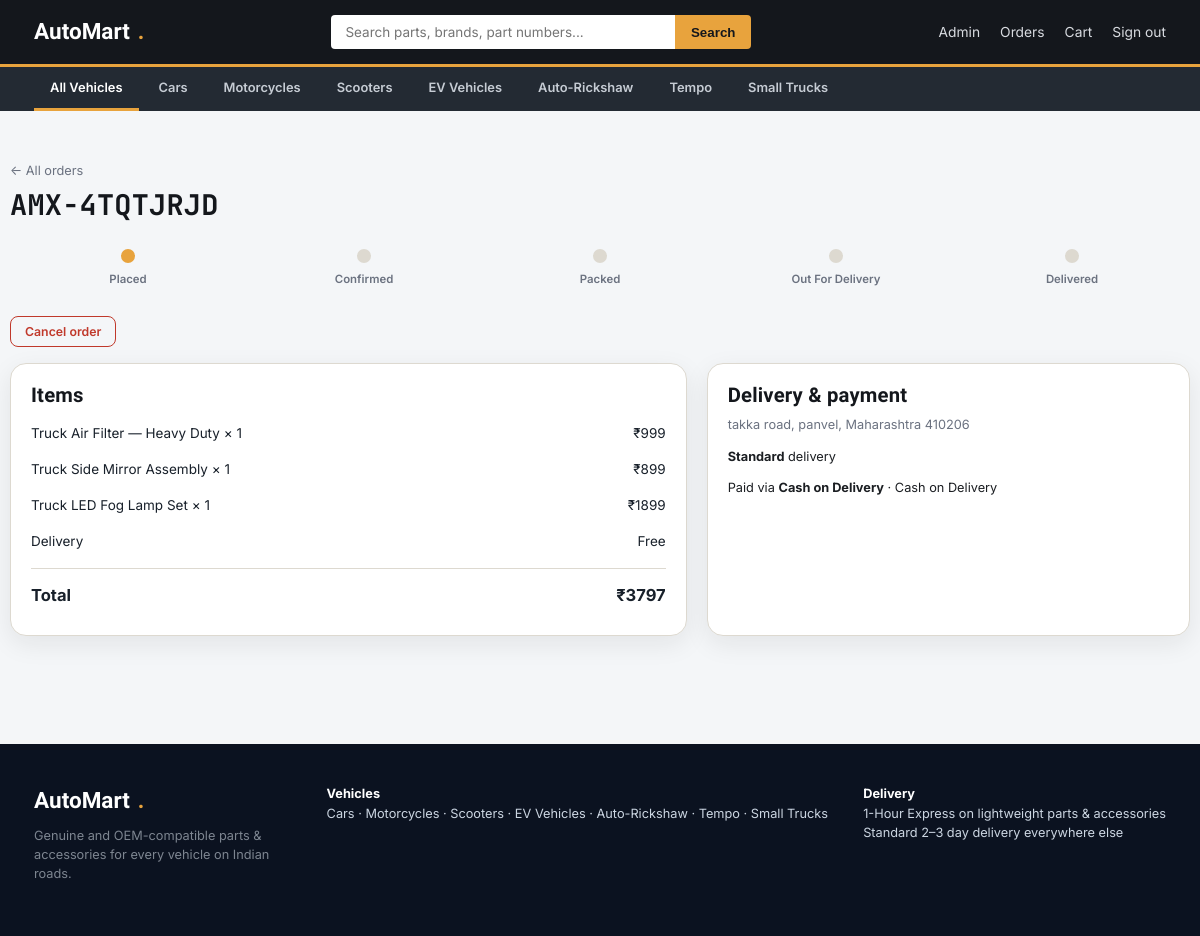
Page /account/orders/AMX-4TQTJRJD (signed in) on the committed database.
### models.py (models this page shows, shortened)
class Order(db.Model):
    __tablename__ = "orders"
    id = db.Column(db.Integer, primary_key=True)
    order_number = db.Column(db.String(20), unique=True, nullable=False, default=lambda: gen_code("AMX"))
    user_id = db.Column(db.Integer, db.ForeignKey("users.id"), nullable=False)
    order_type = db.Column(db.String(10), default="b2c")  # b2c | b2b — snapshot of buyer's account type
    status = db.Column(db.String(20), default="placed")
    delivery_type = db.Column(db.String(20), default="standard")  # express | standard
    delivery_address = db.Column(db.String(400))
    po_number = db.Column(db.String(60))  # optional purchase-order reference for business buyers
    subtotal = db.Column(db.Integer, default=0)
    delivery_fee = db.Column(db.Integer, default=0)
    discount = db.Column(db.Integer, default=0)
    total = db.Column(db.Integer, default=0)
    is_credit_order = db.Column(db.Boolean, default=False)
    credit_due_date = db.Column(db.DateTime)
    credit_settled = db.Column(db.Boolean, default=False)
    created_at = db.Column(db.DateTime, default=datetime.utcnow)
    updated_at = db.Column(db.DateTime, default=datetime.utcnow, onupdate=datetime.utcnow)
    items = db.relationship("OrderItem", backref="order", lazy="dynamic", cascade="all, delete-orphan")
    payment = db.relationship("Payment", backref="order", uselist=False, cascade="all, delete-orphan")

class OrderItem(db.Model):
    __tablename__ = "order_items"
    id = db.Column(db.Integer, primary_key=True)
    order_id = db.Column(db.Integer, db.ForeignKey("orders.id"), nullable=False)
    product_id = db.Column(db.Integer, db.ForeignKey("products.id"), nullable=False)
    product_name = db.Column(db.String(200))  # snapshot, survives product edits/deletes
    quantity = db.Column(db.Integer, default=1)
    unit_price = db.Column(db.Integer, default=0)
    @property
    def line_total(self):
        return self.unit_price * self.quantity

class Payment(db.Model):
    __tablename__ = "payments"
    id = db.Column(db.Integer, primary_key=True)
    order_id = db.Column(db.Integer, db.ForeignKey("orders.id"), nullable=False)
    method = db.Column(db.String(20), nullable=False)  # upi | card | credit_card | emi | cod
    status = db.Column(db.String(20), default="pending")  # pending | success | failed
    transaction_id = db.Column(db.String(40))
    emi_tenure_months = db.Column(db.Integer)
    emi_monthly_amount = db.Column(db.Integer)
    emi_total_payable = db.Column(db.Integer)
    instrument_label = db.Column(db.String(80))  # e.g. "UPI: name@bank" or "Card ending 4242"
    created_at = db.Column(db.DateTime, default=datetime.utcnow)
    @property
    def method_label(self):
        return dict(PAYMENT_METHODS).get(self.method, self.method)

### blueprints/storefront.py (the view)
@bp.route("/account/orders/<order_number>")
@login_required
def order_detail(order_number):
    order = Order.query.filter_by(order_number=order_number, user_id=current_user.id).first_or_404()
    return render_template("storefront/order_detail.html", order=order)

### models.py (called while the page is built)
    @property
    def is_admin(self):
        return self.role == "admin"

### templates/storefront/order_detail.html (shortened to what this page needs)
{% extends "base.html" %}
{% block content %}
<div class="container section">
  <a href="{{ url_for('storefront.my_orders') }}" class="muted" style="font-size:0.85rem;">← All orders</a>
  <h2 class="mono" style="margin-top:8px;">{{ order.order_number }}</h2>
  {% if order.status != 'cancelled' %}
  <div class="tracker">
    {% set steps = ['placed', 'confirmed', 'packed', 'out_for_delivery', 'delivered'] %}
    {% set current_index = steps.index(order.status) if order.status in steps else 0 %}
    {% for step in steps %}
      <div class="tracker-step {% if loop.index0 < current_index %}done{% elif loop.index0 == current_index %}current{% endif %}">
        <div class="dot"></div>
        <div class="lbl">{{ step.replace('_',' ')|title }}</div>
      </div>
    {% endfor %}
  </div>
  {% else %}
    <p class="badge badge-red" style="margin:16px 0;">Cancelled</p>
  {% endif %}
  {% if order.status in ['placed', 'confirmed'] %}
    <form method="POST" action="{{ url_for('storefront.order_cancel', order_number=order.order_number) }}"
          onsubmit="return confirm('Cancel this order? This cannot be undone.');" style="margin:8px 0 16px;">
      <button type="submit" class="btn btn-outline btn-sm" style="border-color:#c0392b; color:#c0392b;">Cancel order</button>
    </form>
  {% endif %}
  <div class="two-col">
    <div class="card" style="padding:20px;">
      <h3>Items</h3>
      {% for item in order.items %}
        <div class="summary-line"><span>{{ item.product_name }} × {{ item.quantity }}</span><span>{{ currency }}{{ item.line_total }}</span></div>
      {% endfor %}
      <div class="summary-line"><span>Delivery</span><span>{{ 'Free' if order.delivery_fee == 0 else currency ~ order.delivery_fee }}</span></div>
      <div class="summary-line total"><span>Total</span><span>{{ currency }}{{ order.total }}</span></div>
    </div>
    <div class="card" style="padding:20px;">
      <h3>Delivery &amp; payment</h3>
      <p class="muted" style="font-size:0.85rem;">{{ order.delivery_address }}</p>
      <p style="font-size:0.85rem;"><strong>{{ order.delivery_type|title }}</strong> delivery</p>
      {% if order.payment %}
        <p style="font-size:0.85rem;">Paid via <strong>{{ order.payment.method_label }}</strong>{% if order.payment.instrument_label %} · {{ order.payment.instrument_label }}{% endif %}</p>
      {% endif %}
    </div>
  </div>
</div>
{% endblock %}

### static/css/style.css (style rules this page uses)
:root { --graphite: #14171c; --steel: #232a33; --steel-2: #2b333d; --paper: #f6f5f2; --paper-2: #edebe4; --amber: #e8a33d; --amber-dark: #c47f1f; --green: #2f9e68; --red: #c6483c; --ink: #1b1e22; --muted: #6b7280; --muted-2: #9aa1ab; --line: #ddd9d0; --line-dark: #333941; --radius-sm: 4px; --radius-md: 8px; --shadow-sm: 0 1px 2px rgba(20, 23, 28, 0.06); }
* { box-sizing: border-box; }
html, body { margin: 0; padding: 0; background: var(--paper); color: var(--ink); font-family: "Inter", -apple-system, BlinkMacSystemFont, sans-serif; font-size: 15px; line-height: 1.5; }
h1, h2, h3, h4, .display { font-family: "Barlow Condensed", "Inter", sans-serif; font-weight: 700; letter-spacing: 0.01em; line-height: 1.1; margin: 0 0 0.4em; color: var(--graphite); }
h2 { font-size: 1.9rem; }
h3 { font-size: 1.35rem; }
p { margin: 0 0 1em; color: var(--ink); }
a { color: inherit; text-decoration: none; }
.mono { font-family: "JetBrains Mono", monospace; }
.muted { color: var(--muted); }
.container { max-width: 1180px; margin: 0 auto; padding: 0 24px; }
.btn { display: inline-flex; align-items: center; justify-content: center; gap: 8px; padding: 11px 22px; border-radius: var(--radius-md); font-weight: 600; font-size: 0.92rem; border: 1px solid transparent; cursor: pointer; font-family: inherit; transition: transform 0.08s ease, background 0.15s, border-color 0.15s; }
.btn-outline { background: transparent; border-color: var(--line); color: var(--ink); }
.btn-sm { padding: 7px 14px; font-size: 0.82rem; }
.card { background: #fff; border: 1px solid var(--line); border-radius: var(--radius-md); }
.section { padding: 48px 0; }
.two-col { display: grid; grid-template-columns: 1.4fr 1fr; gap: 20px; }
.summary-line { display: flex; justify-content: space-between; padding: 8px 0; font-size: 0.9rem; }
.summary-line.total { border-top: 1px solid var(--line); margin-top: 8px; padding-top: 14px; font-weight: 700; font-size: 1.1rem; }
.tracker { display: flex; justify-content: space-between; margin: 28px 0; }
.tracker-step { flex: 1; text-align: center; position: relative; }
.tracker-step .dot { width: 14px; height: 14px; border-radius: 50%; background: var(--line); margin: 0 auto 8px; }
.tracker-step.current .dot { background: var(--amber); }
.tracker-step .lbl { font-size: 0.76rem; color: var(--muted); font-weight: 600; }
.tracker-step:not(:last-child)::after { content: ""; position: absolute; top: 6px; left: 55%; width: 90%; height: 2px; background: var(--line); z-index: -1; }
:root { --am-dark:#0b1220; --am-dark-2:#121b2e; --am-accent:#ff5a1f; --am-accent-2:#ff7a3d; --am-muted:#6b7280; --am-bg:#f4f6f8; --am-card:#ffffff; --am-border:#e5e7eb; --am-success:#16a34a; }
body { background:var(--am-bg); color:#18202a; font-family:Inter,system-ui,-apple-system,BlinkMacSystemFont,"Segoe UI",sans-serif; }
.card,.table,.auth-box { border-radius:16px !important; }
.product-card, .card, .filter-pill, .search-panel, .auth-shell, .stat-card, .category-card, .summary-card, .pay-method-tab, .emi-option { box-shadow: 0 8px 26px rgba(20,23,28,.08); }

### rows in the picture
Order: order_number "AMX-4TQTJRJD", status "placed" (drawn), delivery_fee "Free", total "3797", delivery_address "takka road, panvel, Maharashtra 410206", delivery_type "Standard"
OrderItem: product_name "Truck Air Filter — Heavy Duty", quantity "1", currency "₹", line_total "999"
OrderItem: product_name "Truck Side Mirror Assembly", quantity "1", currency "₹", line_total "899"
OrderItem: product_name "Truck LED Fog Lamp Set", quantity "1", currency "₹", line_total "1899"
Payment: payment.method_label "Cash on Delivery", payment.instrument_label "Cash on Delivery"

### other values in the picture
{{ label }} "Cars" "Motorcycles" "Scooters" "EV Vehicles" "Auto-Rickshaw" "Tempo" "Small Trucks"
{{ step.replace('_',' ')|title }} "Placed" "Confirmed" "Packed" "Out For Delivery" "Delivered"
{{ currency }} "₹"
